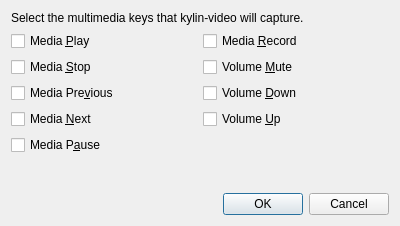
<?xml version="1.0" encoding="UTF-8"?>
<ui version="4.0">
 <class>GlobalShortcutsDialog</class>
 <widget class="QDialog" name="GlobalShortcutsDialog">
  <property name="windowModality">
   <enum>Qt::WindowModal</enum>
  </property>
  <property name="geometry">
   <rect>
    <x>0</x>
    <y>0</y>
    <width>400</width>
    <height>226</height>
   </rect>
  </property>
  <property name="windowTitle">
   <string notr="true">Dialog</string>
  </property>
  <layout class="QGridLayout" name="gridLayout">
   <item row="0" column="0" colspan="2">
    <widget class="QLabel" name="info_label">
     <property name="text">
      <string>Select the multimedia keys that kylin-video will capture.</string>
     </property>
     <property name="wordWrap">
      <bool>true</bool>
     </property>
    </widget>
   </item>
   <item row="1" column="0">
    <layout class="QVBoxLayout" name="verticalLayout">
     <item>
      <widget class="QCheckBox" name="play_check">
       <property name="text">
        <string>Media &amp;Play</string>
       </property>
      </widget>
     </item>
     <item>
      <widget class="QCheckBox" name="stop_check">
       <property name="text">
        <string>Media &amp;Stop</string>
       </property>
      </widget>
     </item>
     <item>
      <widget class="QCheckBox" name="previous_check">
       <property name="text">
        <string>Media Pre&amp;vious</string>
       </property>
      </widget>
     </item>
     <item>
      <widget class="QCheckBox" name="next_check">
       <property name="text">
        <string>Media &amp;Next</string>
       </property>
      </widget>
     </item>
     <item>
      <widget class="QCheckBox" name="pause_check">
       <property name="text">
        <string>Media P&amp;ause</string>
       </property>
      </widget>
     </item>
     <item>
      <spacer name="verticalSpacer_3">
       <property name="orientation">
        <enum>Qt::Vertical</enum>
       </property>
       <property name="sizeHint" stdset="0">
        <size>
         <width>20</width>
         <height>40</height>
        </size>
       </property>
      </spacer>
     </item>
    </layout>
   </item>
   <item row="2" column="0" colspan="2">
    <widget class="QDialogButtonBox" name="buttonBox">
     <property name="orientation">
      <enum>Qt::Horizontal</enum>
     </property>
     <property name="standardButtons">
      <set>QDialogButtonBox::Cancel|QDialogButtonBox::Ok</set>
     </property>
    </widget>
   </item>
   <item row="1" column="1">
    <layout class="QVBoxLayout" name="verticalLayout_2">
     <item>
      <widget class="QCheckBox" name="record_check">
       <property name="text">
        <string>Media &amp;Record</string>
       </property>
      </widget>
     </item>
     <item>
      <widget class="QCheckBox" name="mute_check">
       <property name="text">
        <string>Volume &amp;Mute</string>
       </property>
      </widget>
     </item>
     <item>
      <widget class="QCheckBox" name="voldown_check">
       <property name="text">
        <string>Volume &amp;Down</string>
       </property>
      </widget>
     </item>
     <item>
      <widget class="QCheckBox" name="volup_check">
       <property name="text">
        <string>Volume &amp;Up</string>
       </property>
      </widget>
     </item>
     <item>
      <spacer name="verticalSpacer_2">
       <property name="orientation">
        <enum>Qt::Vertical</enum>
       </property>
       <property name="sizeHint" stdset="0">
        <size>
         <width>20</width>
         <height>40</height>
        </size>
       </property>
      </spacer>
     </item>
    </layout>
   </item>
  </layout>
 </widget>
 <tabstops>
  <tabstop>play_check</tabstop>
  <tabstop>stop_check</tabstop>
  <tabstop>previous_check</tabstop>
  <tabstop>next_check</tabstop>
  <tabstop>pause_check</tabstop>
  <tabstop>record_check</tabstop>
  <tabstop>mute_check</tabstop>
  <tabstop>voldown_check</tabstop>
  <tabstop>volup_check</tabstop>
  <tabstop>buttonBox</tabstop>
 </tabstops>
 <resources/>
 <connections>
  <connection>
   <sender>buttonBox</sender>
   <signal>accepted()</signal>
   <receiver>GlobalShortcutsDialog</receiver>
   <slot>accept()</slot>
   <hints>
    <hint type="sourcelabel">
     <x>248</x>
     <y>254</y>
    </hint>
    <hint type="destinationlabel">
     <x>157</x>
     <y>274</y>
    </hint>
   </hints>
  </connection>
  <connection>
   <sender>buttonBox</sender>
   <signal>rejected()</signal>
   <receiver>GlobalShortcutsDialog</receiver>
   <slot>reject()</slot>
   <hints>
    <hint type="sourcelabel">
     <x>316</x>
     <y>260</y>
    </hint>
    <hint type="destinationlabel">
     <x>286</x>
     <y>274</y>
    </hint>
   </hints>
  </connection>
 </connections>
</ui>
